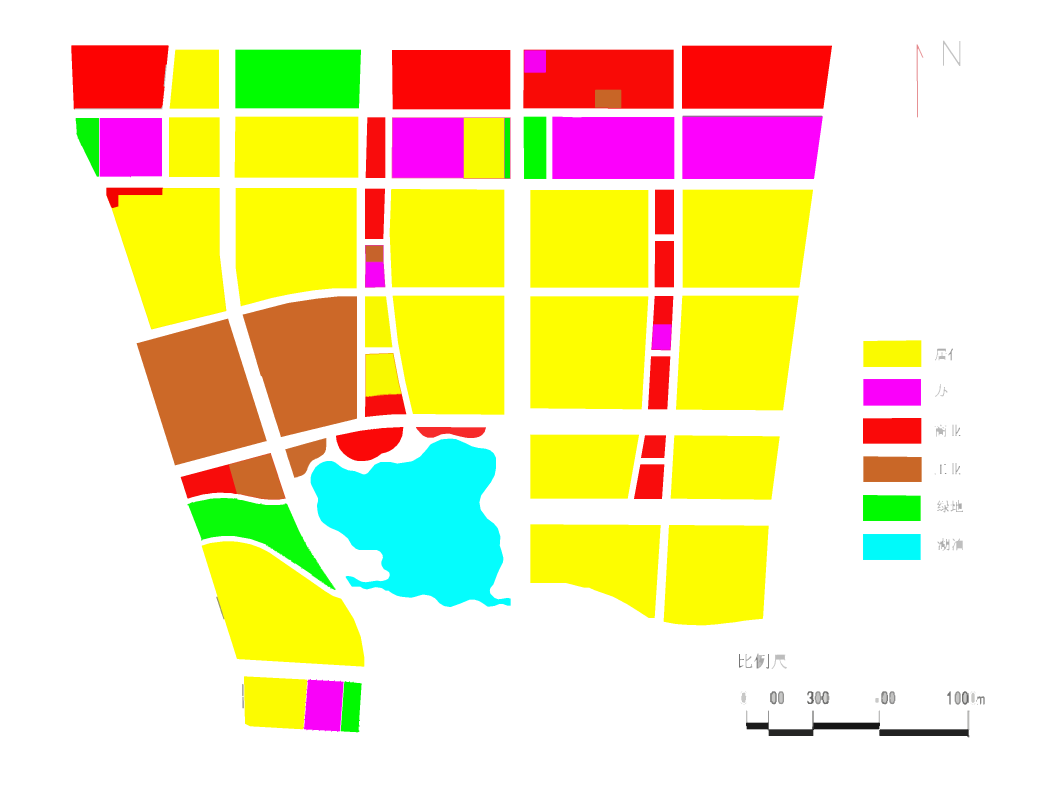
#> input picture contour-hierarchy/data_hierarchy3.png, 3151 x 2401 px (shown at 1/3 size)
$ jupyter execute contour-hierachy-color-detect.ipynb
#> lines starting #> are read from the running program, lines starting #| are printed output that depends on the picture; after the words box and inside, x2 and y2 are one past the last pixel; in counts of white or black regions, pixels touching at a corner belong together
[cell 1]
import numpy as np
import cv2 as cv

img = cv.imread('data_hierarchy3.png')
#> img is the input picture: shape (2401, 3151, 3); mean B, G, R 178.7, 227.2, 239.9

# 缩小图像,方便看效果
height, width = img.shape[:2]
#> height = 2401; width = 3151
size = (int(width * 0.3), int(height * 0.3))  # bgr
#> size = (945, 720)
img = cv.resize(img, size, interpolation=cv.INTER_AREA)
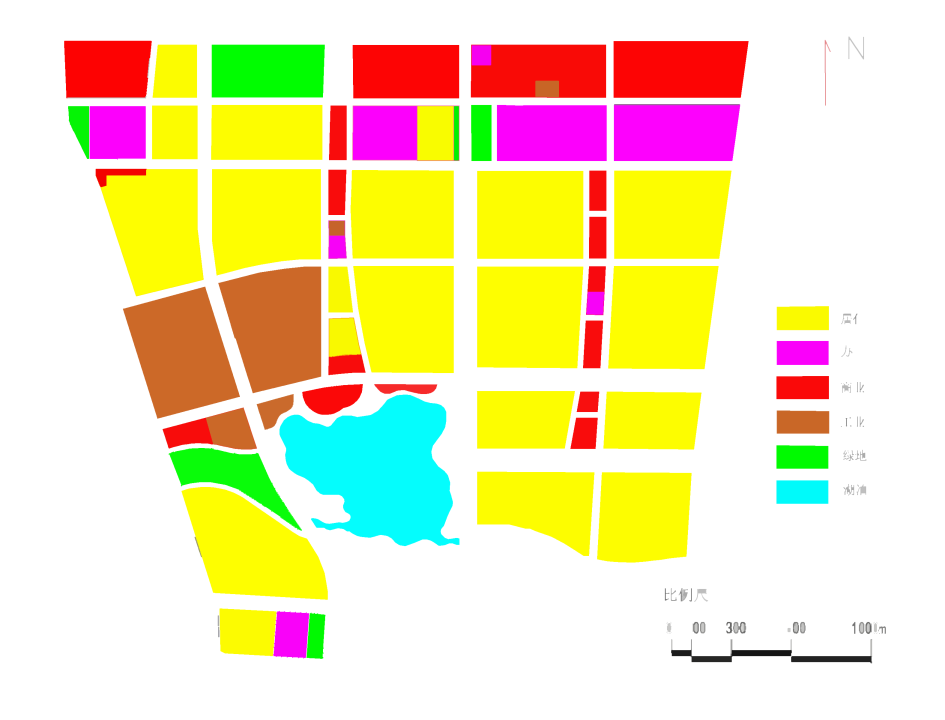
#> img: shape (720, 945, 3); mean B, G, R 178.7, 227.2, 239.9

# BGR转化为HSV
HSV = cv.cvtColor(img, cv.COLOR_BGR2HSV)
#> HSV: shape (720, 945, 3); mean H, S, V 15.9, 90.8, 251.8
cv.imshow("imageHSV", HSV)
cv.imshow('image', img)

# 红色特殊[0,10], [156,180]
color = [
    # ([80, 0,0], [100, 255, 255])  # [b,g,r]
    ([0, 43, 46], [10, 255, 255]),
    ([156, 43, 46], [180, 255, 255])

]

# 如果color中定义了几种颜色区间，都可以分割出来
for (lower, upper) in color:
    lower = np.array(lower, dtype="uint8")  # 颜色下限
    upper = np.array(upper, dtype="uint8")  # 颜色上限
    # 根据阈值找到对应颜色
    mask = cv.inRange(HSV, lower, upper)  # 查找处于范围区间的
    mask = 255 - mask  # 留下铝材区域
    output = cv.bitwise_and(img, img, mask=mask)  # 获取铝材区域

    #     output = cv.cvtColor(output,cv.COLOR_HSV2BGR)

    # 展示图片
    cv.imshow("images", np.hstack([img, output]))
    contours, hierarchy = cv.findContours(mask, cv.RETR_EXTERNAL, cv.CHAIN_APPROX_SIMPLE)
    print(mask.shape)
    # print(mask[0])
    print(len(contours))
    cv.drawContours(img, contours, -1, (0, 0, 255), 1)
    for i in contours:
        print(cv.contourArea(i))  # 计算缺陷区域面积
        x, y, w, h = cv.boundingRect(i)  # 画矩形框
        cv.rectangle(img, (x, y), (x + w, y + h), (0, 255, 0), 1)
    # cv.imwrite(show_result_path, match_img_color)
    cv.imshow("detect", img)
    cv.imshow("chanle", img)
    cv.waitKey(0)
#> this loop made 2 passes
#> contours on passes 1 to 2: [[[0, 0], [0, 719], [944, 719], [944, 0]]], [[[0, 0], [0, 719], [944, 719], [944, 0]]]
#| 1
#| 1
#> pass 1, `mask = cv.inRange(HSV, lower, upper)`:
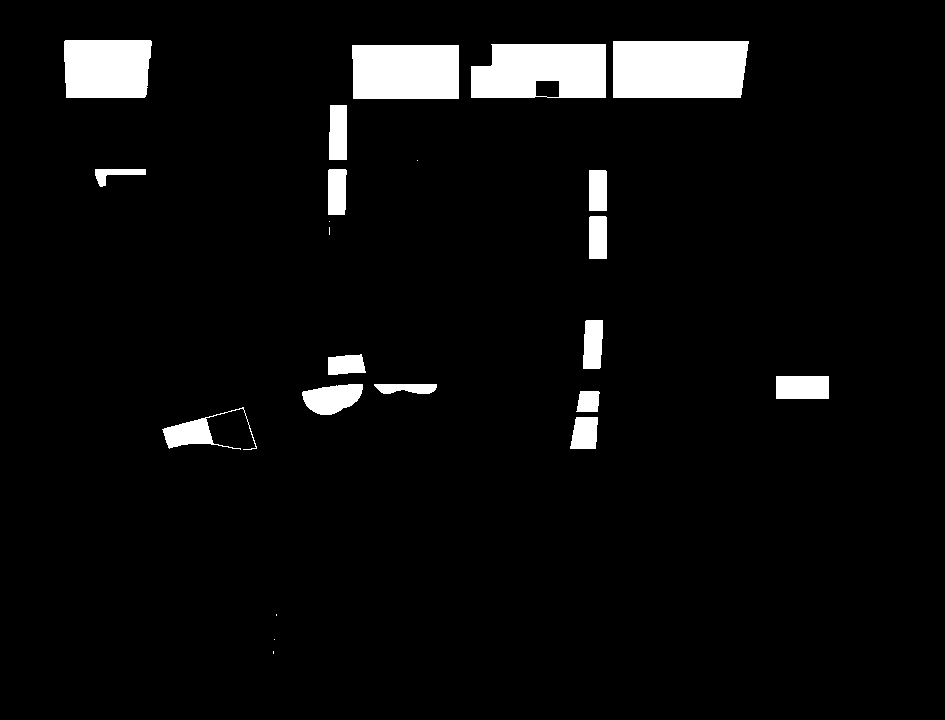
#> mask: shape (720, 945); 5.2% white; 23 white regions (6 under 20 px), largest, box (x1, y1, x2, y2) and area: (613, 41, 749, 98) 7523, (471, 44, 606, 98) 6461, (352, 45, 459, 99) 5738
#> pass 1, `output = cv.bitwise_and(img, img, mask=mask)`:
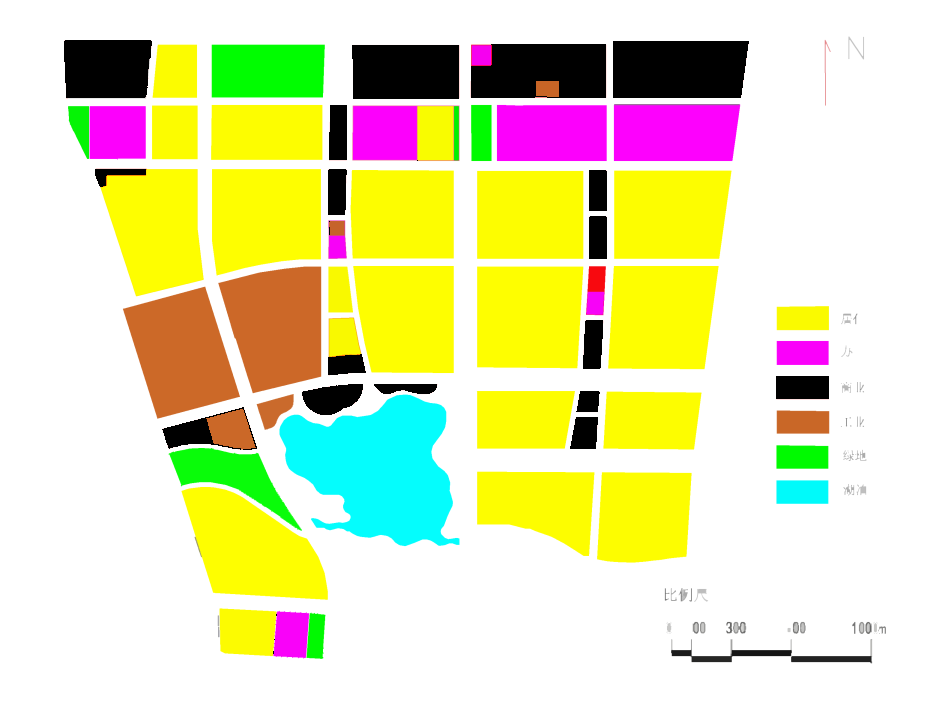
#> output: shape (720, 945, 3); mean B, G, R 178, 226.5, 226.8
#> pass 1, `cv.imshow("images", np.hstack([img, output]))`:
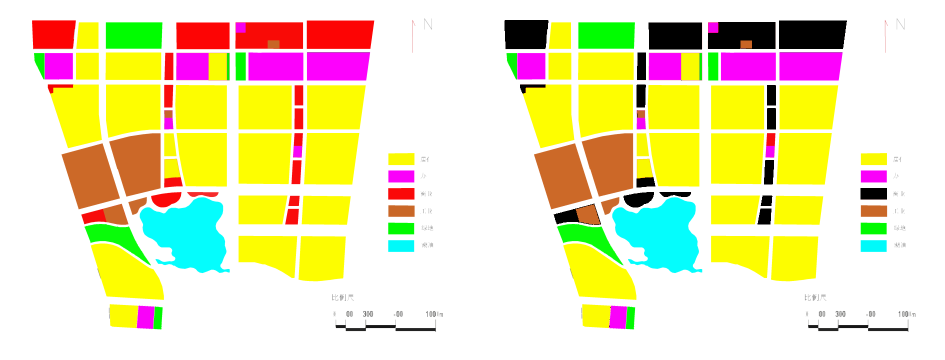
#> window 'images': shape (720, 1890, 3) (shown at 1/2 size); mean B, G, R 178.4, 226.8, 233.4
#> after the loop:
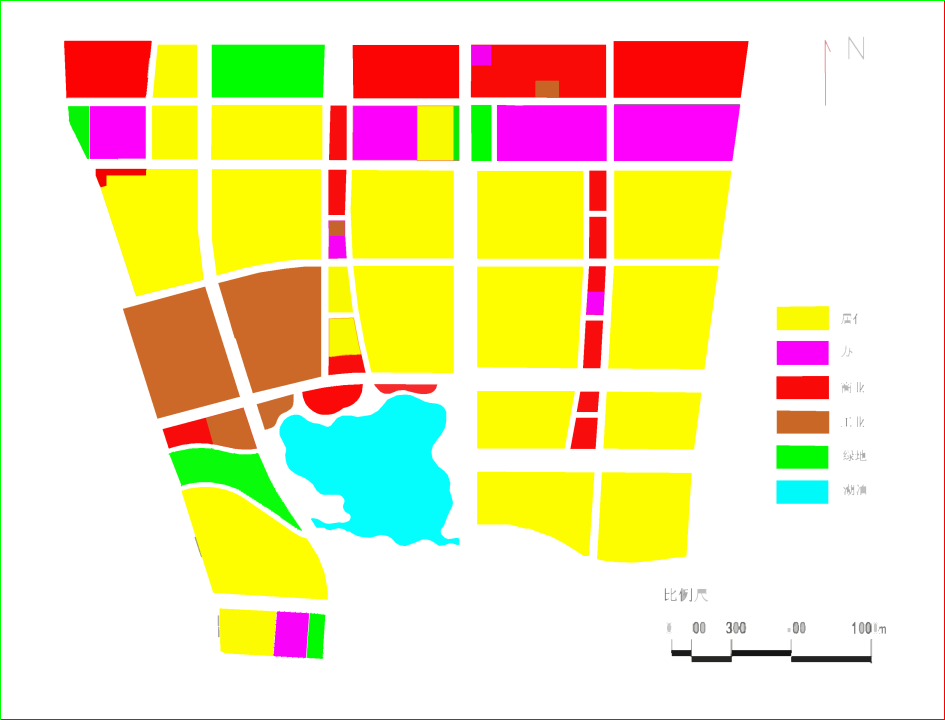
#> img: shape (720, 945, 3); 0.49% of pixels changed, all inside (x1, y1, x2, y2) = (0, 0, 945, 720)
#> after the loop:
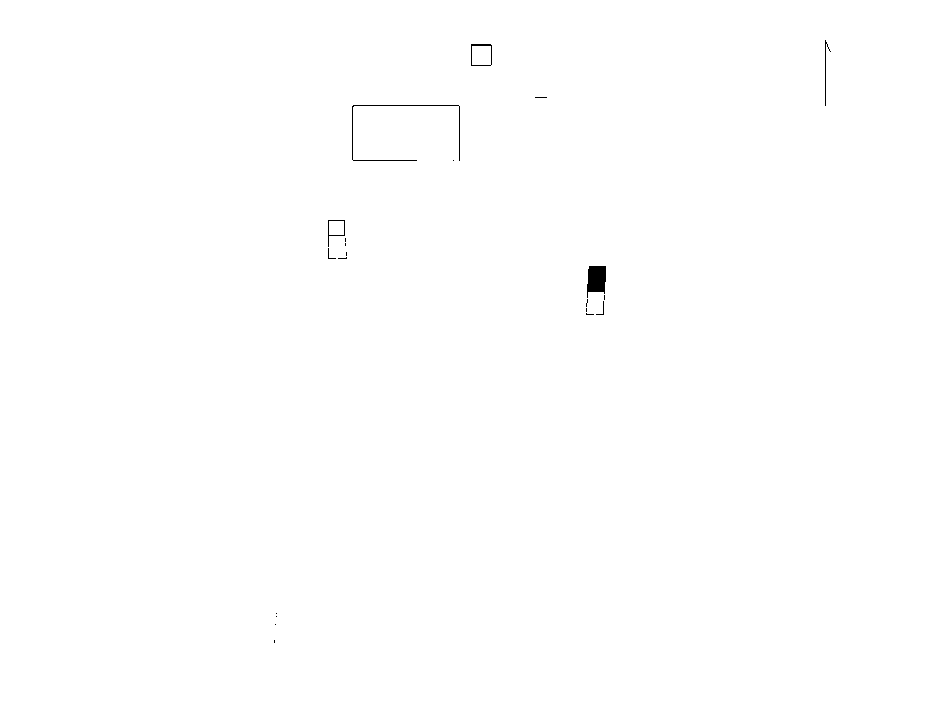
#> mask: shape (720, 945); 99.8% white; 21 black regions (15 under 20 px), largest, box (x1, y1, x2, y2) and area: (587, 266, 606, 298) 471, (352, 105, 460, 161) 280, (471, 44, 492, 66) 99, (825, 40, 831, 106) 76, (328, 220, 345, 247) 73, (596, 301, 604, 315) 21

cv.waitKey(0)
cv.destroyAllWindows()
